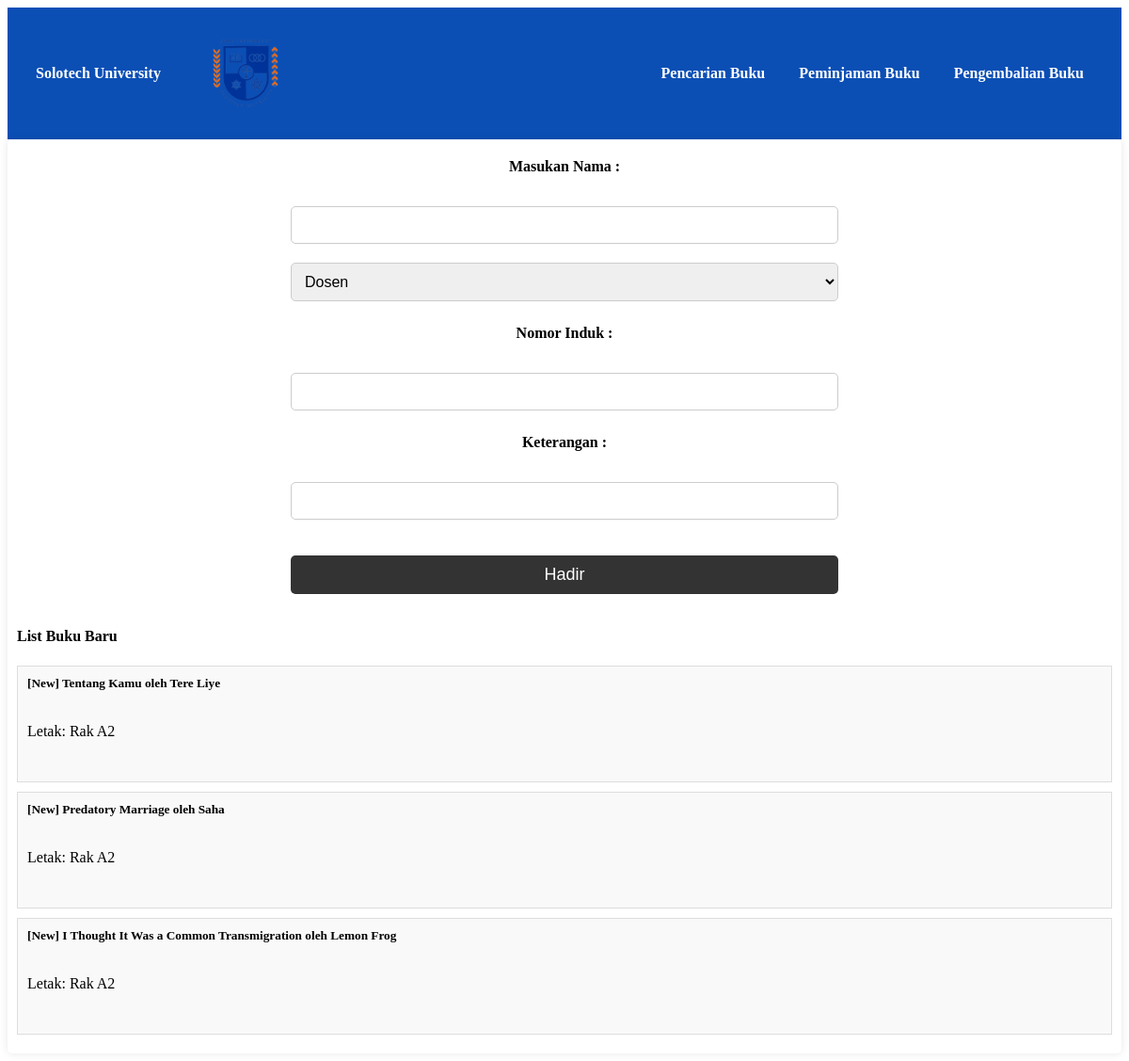
/webpage.php, run on the app's committed database.
### tables this page shows
CREATE TABLE `buku` (
  `id_buku` varchar(16) NOT NULL,
  `judul_buku` varchar(255) NOT NULL,
  `penulis` varchar(255) NOT NULL,
  `penerbit` varchar(100) NOT NULL,
  `tahun_terbit` int(4) NOT NULL,
  `nama_rak` varchar(20) NOT NULL,
  `kategori` text NOT NULL,
  `waktu` datetime NOT NULL
);

### webpage.php (the view, shortened to what this page needs)
<?php include "koneksi.php";?>
<!DOCTYPE html>
<html lang="en">
<head>
    <link rel="stylesheet" href="https://cdn.jsdelivr.net/npm/bootstrap-icons@1.11.1/font/bootstrap-icons.css">
</head>
<body>
    <nav class="navbar">
        <div class="main_logo">
           <h4><a href="tampilanawal.php">Solotech University</a></h4>
            <img src="logo.png" alt="logo" />
        </div>
      <ul class="nav-list">
          <li class="nav-item"><a href="caribuku.php">Pencarian Buku</a></li>
          <li class="nav-item"><a href="pinjambuku.php">Peminjaman Buku</a></li>
          <li class="nav-item"><a href="bukukembali.php">Pengembalian Buku</a></li>
      </ul>
</nav>
    <main>
      <form method="post" action="">
      <label for="nama">Masukan Nama :</label> <br>
      <input type="text" name="nama"> <br>
      <select name="pengunjung" id="pengunjung">
      <option value="Dosen">Dosen</option>
      </select><br>
      <label for="nim">Nomor Induk :</label><br>
      <input type="text" name="nomor_induk"> <br>
      <label for="keterangan">Keterangan :</label> <br>
      <input type="text" name="keterangan"> <br> <br>
      <input type="submit" name="simpan" value="Hadir">
    </form>
    <h4> List Buku Baru</a></h4>
    <?php
        $query = "SELECT judul_buku, penulis, nama_rak FROM buku WHERE waktu != '0000-00-00 00:00:00' ORDER BY waktu DESC LIMIT 3";
        $result = mysqli_query($konek, $query);
        if (mysqli_num_rows($result) > 0) {
            while ($row = mysqli_fetch_assoc($result)) {
                echo '<div class="pemberitahuan">';
                echo '<h5>[New] ' . $row['judul_buku'] . ' oleh ' . $row['penulis'] .'</h5><br>';
                echo '<p>Letak: ' . ' Rak ' . $row['nama_rak'] . '</p><br>';
                echo '</div>';
            }
        } else {
            echo "Tidak ada buku yang tersedia.";
        }
        ?>
    </main>
</body>
</html>

### webpage.php (style rules this page uses)
.navbar { background-color: #333; color: white; padding: 10px; text-align: center; }
.main_logo { display: flex; align-items: center; justify-content: center; }
.main_logo img { width: 100px; padding-left: 30px; }
html { padding: 0; margin:0; box-sizing: border-box; }
main { background-color: #fff; padding: 10px; border-radius: 5px; box-shadow: 0 0 10px rgba(0, 0, 0, 0.1); }
form { text-align: center; }
label { display: block; margin: 10px 0; font-weight: bold; }
input, select { width: 50%; padding: 10px; margin: 5px 0 15px; box-sizing: border-box; border: 1px solid #ccc; border-radius: 5px; font-size: 16px; }
input[type="submit"] { background-color: #333; color: white; padding: 10px 15px; font-size: 18px; border: none; border-radius: 5px; cursor: pointer; }
nav { background-color: rgb(40, 40, 252); display: flex; justify-content: space-between; padding: 1em 2em; }
nav ul { display: flex; align-items: center; gap: 1em; list-style: none; }
h4 a { display: block; color: white; padding: 10px; border-radius: 5px; text-decoration: none; }
.pemberitahuan { border: 1px solid #ddd; padding: 10px; margin-bottom: 10px; background-color: #f9f9f9; }
.pemberitahuan h5 { margin: 0; }
.navbar { background-color: rgb(11, 79, 181); padding: 20px; display: flex; justify-content: space-between; }
.nav-list { list-style: none; display: flex; margin: 0; padding: 0; }
.nav-item { margin-right: 20px; }
.nav-item a { text-decoration: none; color: white; font-weight: bold; }

### data on the page
buku: judul_buku "Tentang Kamu", penulis "Tere Liye", nama_rak "A2"
buku: judul_buku "Predatory Marriage", penulis "Saha", nama_rak "A2"
buku: judul_buku "I Thought It Was a Common Transmigration", penulis "Lemon Frog", nama_rak "A2"
